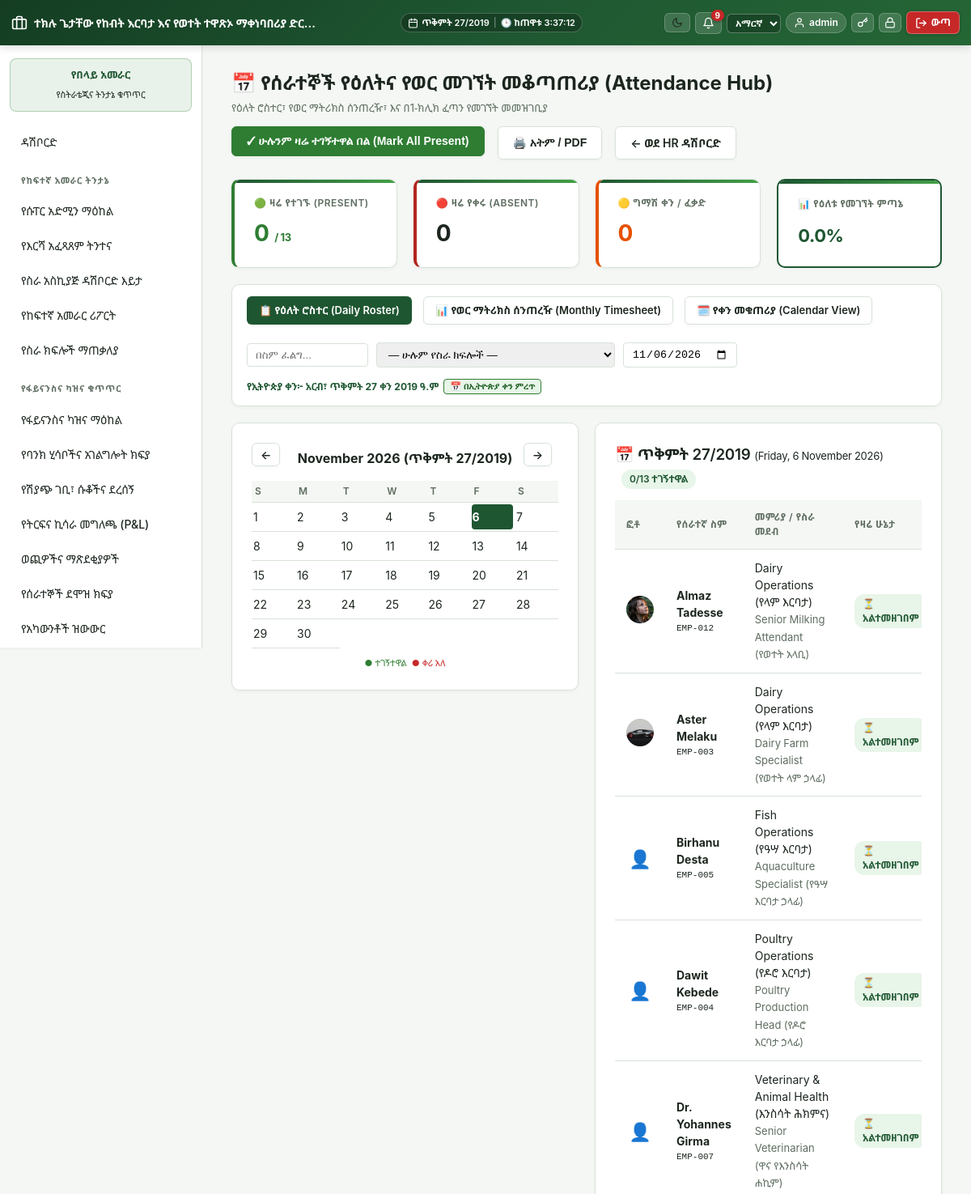
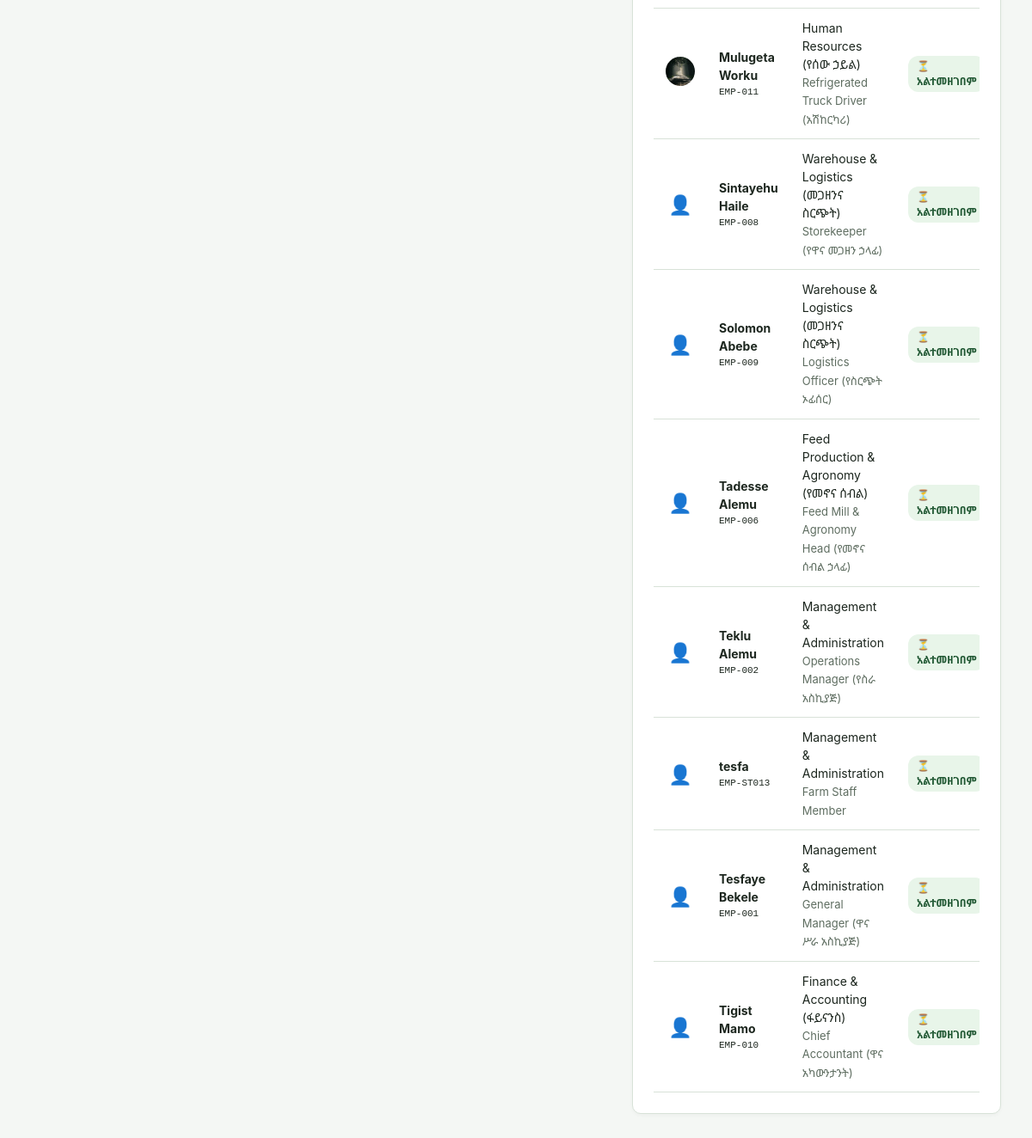
Page /modules/employees/attendance.php (signed in) on the committed database (2 pictures, top to bottom).
### tables this page shows
CREATE TABLE `employees` (
  `id` int(11) NOT NULL,
  `user_id` int(11) DEFAULT NULL,
  `department_id` int(11) DEFAULT NULL,
  `employee_number` varchar(30) NOT NULL,
  `national_id` varchar(50) DEFAULT NULL,
  `blood_group` varchar(10) DEFAULT 'O+',
  `full_name` varchar(150) NOT NULL,
  `amharic_name` varchar(150) DEFAULT NULL,
  `job_title` varchar(100) DEFAULT NULL,
  `employment_type` enum('permanent','contract','daily','temporary') NOT NULL DEFAULT 'permanent',
  `phone` varchar(30) DEFAULT NULL,
  `emergency_contact` varchar(150) DEFAULT NULL,
  `emergency_contact_phone` varchar(50) DEFAULT NULL,
  `photo_path` varchar(255) DEFAULT NULL,
  `phone_alt` varchar(20) DEFAULT NULL,
  `hire_date` date DEFAULT NULL,
  `base_salary` decimal(12,2) DEFAULT NULL,
  `is_driver` tinyint(1) NOT NULL DEFAULT 0,
  `status` enum('active','on_leave','terminated') NOT NULL DEFAULT 'active'
);

CREATE TABLE `departments` (
  `id` int(11) NOT NULL,
  `name` varchar(100) NOT NULL,
  `code` varchar(20) NOT NULL,
  `business_unit` varchar(50) DEFAULT NULL,
  `created_at` datetime DEFAULT current_timestamp()
);

### modules/employees/attendance.php (the view, shortened to what the rows shown need)
<?php
require_once __DIR__ . '/../../includes/functions.php';
require_once __DIR__ . '/../../includes/auth.php';
$viewMode = $_GET['view'] ?? 'roster';
require_once __DIR__ . '/../../includes/header.php';
$sql = "SELECT e.id, e.employee_number, e.full_name, e.amharic_name, e.job_title, e.photo_path,
               d.name AS dept_name,
               COALESCE(a.status, (
                   SELECT 'on_leave' FROM leave_requests lr
                   WHERE lr.employee_id = e.id AND lr.status = 'approved' AND ? BETWEEN lr.start_date AND lr.end_date LIMIT 1
               )) AS marked_status,
               a.check_in_at
        FROM employees e
        LEFT JOIN departments d ON d.id = e.department_id
        LEFT JOIN attendance a ON a.employee_id = e.id AND a.attendance_date = ?
        WHERE e.status != 'terminated'";
$params = [$date, $date];
$sql .= " ORDER BY e.full_name ASC";
$stmt = db()->prepare($sql);
$stmt->execute($params);
$employees = $stmt->fetchAll();
?>
<div style="display:flex;justify-content:space-between;align-items:center;margin-bottom:16px;flex-wrap:wrap;gap:12px">
    <div>
        <h2 class="mt-0" style="margin-bottom:4px">
            📅 <?= current_locale() === 'am' ? 'የሰራተኞች የዕለትና የወር መገኘት መቆጣጠሪያ (Attendance Hub)' : 'Staff Attendance & Timesheet Hub' ?>
        </h2>
    </div>
</div>
<?php if ($viewMode === 'roster'): ?>
<div style="display:grid;grid-template-columns:repeat(auto-fit, minmax(300px, 1fr));gap:20px;align-items:start">
    <div class="card no-print">
        <table style="width:100%;text-align:center;font-size:12px">
            <tr><?php foreach (['S','M','T','W','T','F','S'] as $wd): ?><th style="padding:4px"><?= $wd ?></th><?php endforeach; ?></tr>
        </table>
    </div>
    <div class="card">
        <?php if (empty($employees)): ?>
            <p class="text-muted"><?= current_locale() === 'am' ? 'ምንም ሰራተኛ አልተገኘም።' : 'No staff found.' ?></p>
        <?php else: ?>
        <div style="overflow-x:auto">
        <table>
            <thead>
                <tr>
                    <th><?= current_locale() === 'am' ? 'ፎቶ' : 'Photo' ?></th>
                    <th><?= current_locale() === 'am' ? 'የሰራተኛ ስም' : 'Staff Member' ?></th>
                    <th><?= current_locale() === 'am' ? 'መምሪያ / የስራ መደብ' : 'Department & Role' ?></th>
                    <th><?= current_locale() === 'am' ? 'የዛሬ ሁኔታ' : 'Status' ?></th>
                </tr>
            </thead>
            <tbody>
                <?php foreach ($employees as $emp):
                    $st = $emp['marked_status'];
                    $stBadge = match($st) {
                        'present'  => 'badge milking',
                        'absent'   => 'badge sold',
                        'half_day' => 'badge dry',
                        'on_leave' => 'badge active',
                        default    => 'badge'
                    };
                    $stLabel = match($st) {
                        'present'  => (current_locale()==='am'?'🟢 ተገኝቷል':'🟢 Present'),
                        'absent'   => (current_locale()==='am'?'🔴 ቀሪ':'🔴 Absent'),
                        'half_day' => (current_locale()==='am'?'🟡 ግማሽ ቀን':'🟡 Half Day'),
                        'on_leave' => (current_locale()==='am'?'🏖️ ፈቃድ':'🏖️ On Leave'),
                        default    => (current_locale()==='am'?'⏳ አልተመዘገበም':'⏳ Unmarked')
                    };
                ?>
                <tr>
                    <td style="width:40px;text-align:center">
                        <?php if (employee_photo_exists($emp['photo_path'] ?? null)): ?>
                            <img src="<?= h($emp['photo_path']) ?>" style="width:34px;height:34px;border-radius:50%;object-fit:cover">
                        <?php else: ?>
                            <span style="font-size:22px">👤</span>
                        <?php endif; ?>
                    </td>
                    <td>
                        <strong><?= h($emp['full_name']) ?></strong>
                        <div style="font-size:11px;color:var(--text-muted)"><code><?= h($emp['employee_number']) ?></code></div>
                    </td>
                    <td>
                        <div><?= h($emp['dept_name'] ?: 'Operations') ?></div>
                        <small class="text-muted"><?= h($emp['job_title'] ?: 'Staff') ?></small>
                    </td>
                    <td>
                        <span class="<?= $stBadge ?>"><?= $stLabel ?></span>
                    </td>
                </tr>
                <?php endforeach; ?>
            </tbody>
        </table>
        </div>
        <?php endif; ?>
    </div>
</div>
<?php endif; ?>
<?php require_once __DIR__ . '/../../includes/footer.php'; ?>

### rows in the picture
employees: photo_path (picture), full_name "Almaz Tadesse", employee_number "EMP-012", department.name "Dairy Operations (የላም እርባታ)", job_title "Senior Milking Attendant (የወተት አላቢ)", stLabel "⏳ አልተመዘገበም"
employees: photo_path (picture), full_name "Aster Melaku", employee_number "EMP-003", department.name "Dairy Operations (የላም እርባታ)", job_title "Dairy Farm Specialist (የወተት ላም ኃላፊ)", stLabel "⏳ አልተመዘገበም"
employees: full_name "Birhanu Desta", employee_number "EMP-005", department.name "Fish Operations (የዓሣ እርባታ)", job_title "Aquaculture Specialist (የዓሣ እርባታ ኃላፊ)", stLabel "⏳ አልተመዘገበም"
employees: full_name "Dawit Kebede", employee_number "EMP-004", department.name "Poultry Operations (የዶሮ እርባታ)", job_title "Poultry Production Head (የዶሮ እርባታ ኃላፊ)", stLabel "⏳ አልተመዘገበም"
employees: full_name "Dr. Yohannes Girma", employee_number "EMP-007", department.name "Veterinary & Animal Health (እንስሳት ሕክምና)", job_title "Senior Veterinarian (ዋና የእንስሳት ሐኪም)", stLabel "⏳ አልተመዘገበም"
employees: photo_path (picture), full_name "Mulugeta Worku", employee_number "EMP-011", department.name "Human Resources (የሰው ኃይል)", job_title "Refrigerated Truck Driver (አሽከርካሪ)", stLabel "⏳ አልተመዘገበም"
employees: full_name "Sintayehu Haile", employee_number "EMP-008", department.name "Warehouse & Logistics (መጋዘንና ስርጭት)", job_title "Storekeeper (የዋና መጋዘን ኃላፊ)", stLabel "⏳ አልተመዘገበም"
employees: full_name "Solomon Abebe", employee_number "EMP-009", department.name "Warehouse & Logistics (መጋዘንና ስርጭት)", job_title "Logistics Officer (የስርጭት ኦፊሰር)", stLabel "⏳ አልተመዘገበም"
employees: full_name "Tadesse Alemu", employee_number "EMP-006", department.name "Feed Production & Agronomy (የመኖና ሰብል)", job_title "Feed Mill & Agronomy Head (የመኖና ሰብል ኃላፊ)", stLabel "⏳ አልተመዘገበም"
employees: full_name "Teklu Alemu", employee_number "EMP-002", department.name "Management & Administration", job_title "Operations Manager (የስራ አስኪያጅ)", stLabel "⏳ አልተመዘገበም"
employees: full_name "tesfa", employee_number "EMP-ST013", department.name "Management & Administration", job_title "Farm Staff Member", stLabel "⏳ አልተመዘገበም"
employees: full_name "Tesfaye Bekele", employee_number "EMP-001", department.name "Management & Administration", job_title "General Manager (ዋና ሥራ አስኪያጅ)", stLabel "⏳ አልተመዘገበም"
employees: full_name "Tigist Mamo", employee_number "EMP-010", department.name "Finance & Accounting (ፋይናንስ)", job_title "Chief Accountant (ዋና አካውንታንት)", stLabel "⏳ አልተመዘገበም"

### other values in the picture
$unread "9"
$user['name'] "admin"
t('nav.dashboard') "ዳሽቦርድ"
$sec['title'] "የከፍተኛ አመራር ትንታኔ"
$item['label'] "የሱፐር አድሚን ማዕከል"
$item['label'] "የእርሻ አፈጻጸም ትንተና"
$item['label'] "የስራ አስኪያጅ ዳሽቦርድ እይታ"
$item['label'] "የከፍተኛ አመራር ሪፖርት"
$item['label'] "የስራ ክፍሎች ማጠቃለያ"
$sec['title'] "የፋይናንስና ካዝና ቁጥጥር"
$item['label'] "የፋይናንስና ካዝና ማዕከል"
$item['label'] "የባንክ ሂሳቦችና አገልግሎት ክፍያ"
$item['label'] "የሽያጭ ገቢ፣ ሱቆችና ደረሰኝ"
$item['label'] "የትርፍና ኪሳራ መግለጫ (P&L)"
$item['label'] "ወጪዎችና ማጽደቂያዎች"
